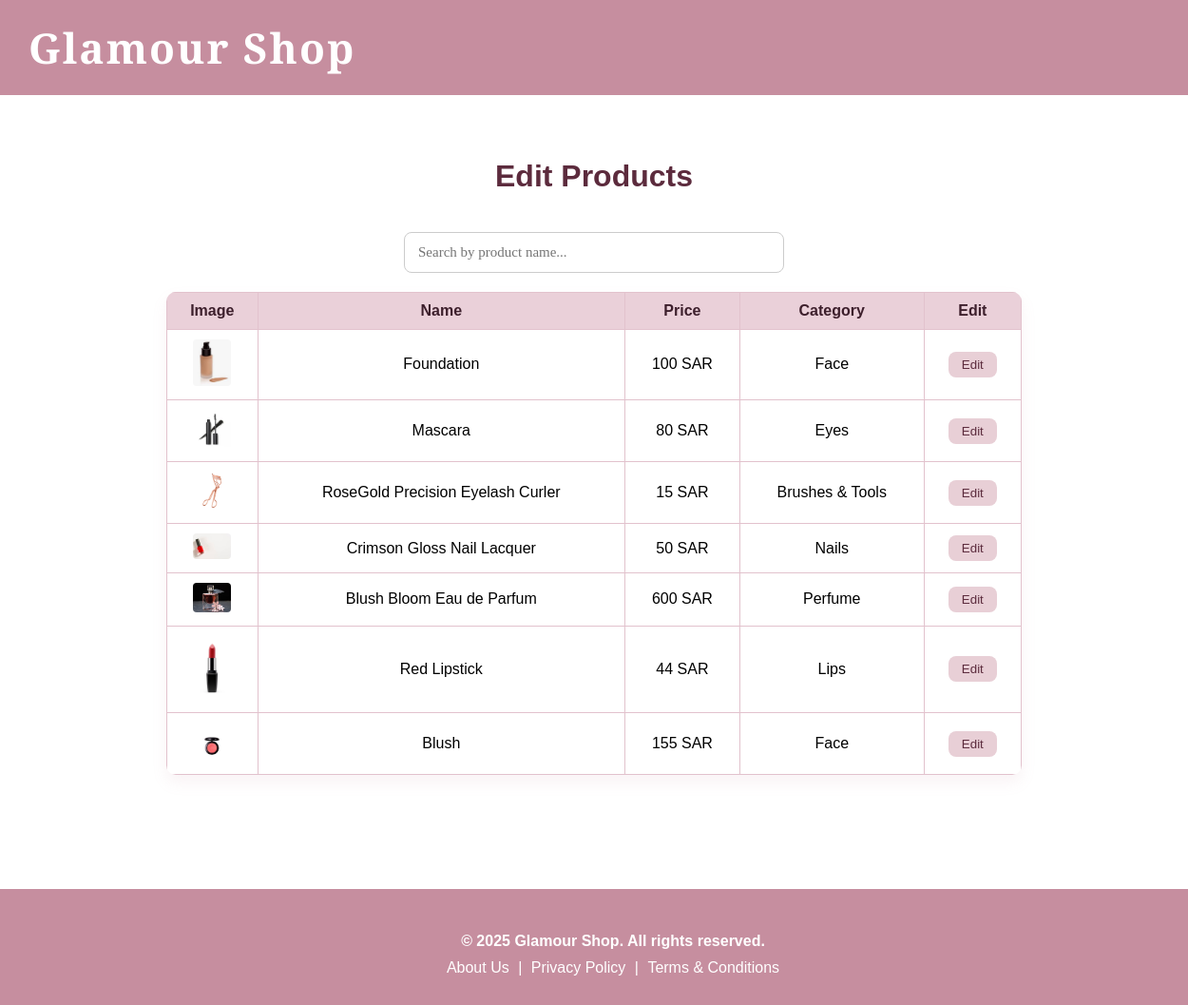
Screenshot of /admin_edit_product.php with the database file from the repository.
### tables this page shows
CREATE TABLE `products` (
  `id` int(11) NOT NULL,
  `name` varchar(100) NOT NULL,
  `price` decimal(10,0) NOT NULL,
  `description` text NOT NULL,
  `picture` varchar(255) NOT NULL,
  `category` varchar(50) DEFAULT NULL,
  `stock` int(11) NOT NULL
);

### admin_edit_product.php (the view, shortened to what this page needs)
<?php
include('config.php');
include('header.php');
$products = $conn->query("SELECT * FROM products");
?>
<main class="shop-container">
    <h2 class="shop-title">Edit Products</h2>
    <input type="text" id="productSearch" placeholder="Search by product name..." class="input-field" style="max-width: 400px; margin: 20px auto; display: block;">
    <div class="edit-products-box">
        <table class="cart-table">
            <thead>
                <tr>
                    <th>Image</th>
                    <th>Name</th>
                    <th>Price</th>
                    <th>Category</th>
                    <th>Edit</th>
                </tr>
            </thead>
            <tbody>
                <?php while ($row = $products->fetch_assoc()): ?>
                <tr id="row-<?php echo $row['id']; ?>">
                    <td><img src="images/<?php echo $row['picture']; ?>" width="40" id="img-<?php echo $row['id']; ?>"></td>
                    <td class="p-name"><?php echo htmlspecialchars($row['name']); ?></td>
                    <td class="p-price"><?php echo $row['price']; ?> SAR</td>
                    <td class="p-cat"><?php echo htmlspecialchars($row['category']); ?></td>
                    <td><button class="edit-btn" onclick="toggleForm(<?php echo $row['id']; ?>)">Edit</button></td>
                </tr>
                <?php endwhile; ?>
            </tbody>
        </table>
    </div>
</main>
<?php include('footer.php'); ?>

### style.css (style rules this page uses)
html, body { height: 100%; margin: 0; padding: 0; }
body { display: flex; flex-direction: column; min-height: 100vh; }
main { flex: 1; }
.shop-title { text-align: center; color: #5c2b3d; font-family: 'Poppins', sans-serif; font-size: 32px; margin-bottom: 40px; }
.cart-table { width: 100%; max-width: 900px; margin: 0 auto 30px auto; border-collapse: collapse; font-family: 'Poppins', sans-serif; background-color: #fff; box-shadow: 0 8px 16px rgba(198, 142, 159, 0.1); border-radius: 10px; overflow: hidden; }
.cart-table th, .cart-table td { border: 1px solid #e8cfd6; padding: 14px; text-align: center; vertical-align: middle; }
.cart-table th { background-color: #f5e3e8; color: #5c2b3d; font-weight: bold; font-size: 16px; }
.cart-table { width: 100%; border-collapse: collapse; margin-top: 10px; }
.cart-table th, .cart-table td { padding: 10px; text-align: center; border: 1px solid #e2c2cd; }
.cart-table th { background-color: #ead0d9; color: #3d1f2c; }
.cart-table img { width: 40px; border-radius: 4px; }
.input-field { width: 100%; padding: 12px 14px; margin-bottom: 14px; border-radius: 8px; border: 1px solid #ccc; font-size: 15px; box-sizing: border-box; font-family: 'Poppins', sans-serif; background-color: #fff; }
.input-field { width: 100%; padding: 12px 14px; margin-bottom: 20px; border-radius: 8px; border: 1px solid #ccc; font-size: 15px; box-sizing: border-box; font-family: inherit; background-color: #fff; }
.edit-btn, .save-btn { padding: 6px 14px; border: none; border-radius: 8px; cursor: pointer; font-weight: 500; }
.edit-btn { background-color: #e8cfd6; color: #5c2b3d; }

### rows the page displays
products: picture (picture), name "Foundation", price "100", category "Face"
products: picture (picture), name "Mascara", price "80", category "Eyes"
products: picture (picture), name "RoseGold Precision Eyelash Curler", price "15", category "Brushes & Tools"
products: picture (picture), name "Crimson Gloss Nail Lacquer", price "50", category "Nails"
products: picture (picture), name "Blush Bloom Eau de Parfum", price "600", category "Perfume"
products: picture (picture), name "Red Lipstick", price "44", category "Lips"
products: picture (picture), name "Blush", price "155", category "Face"
